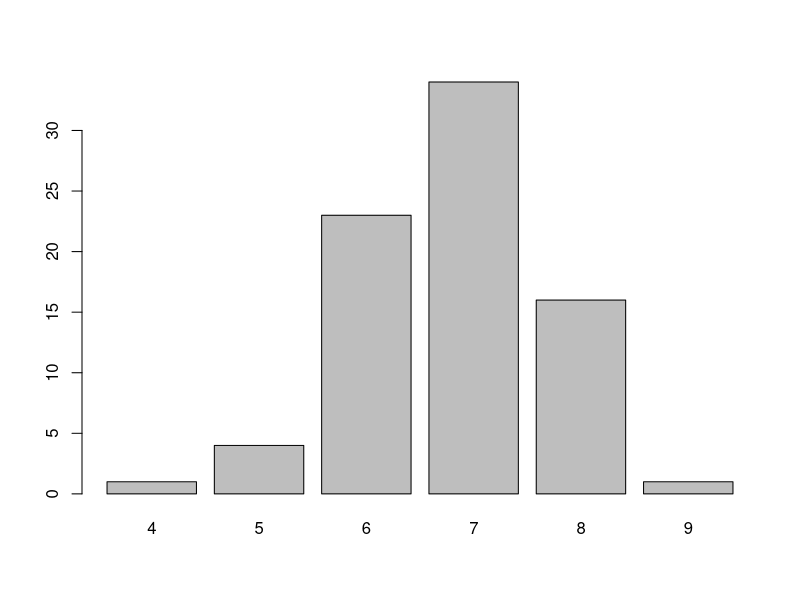
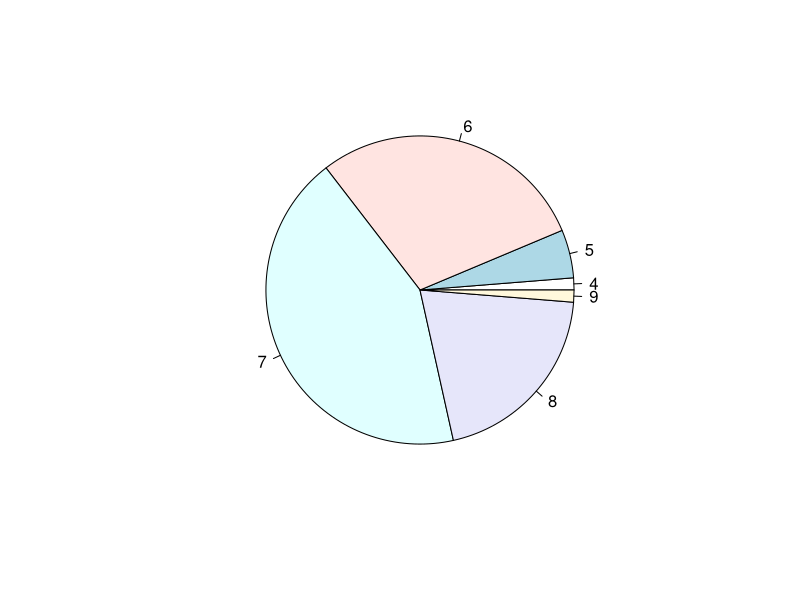
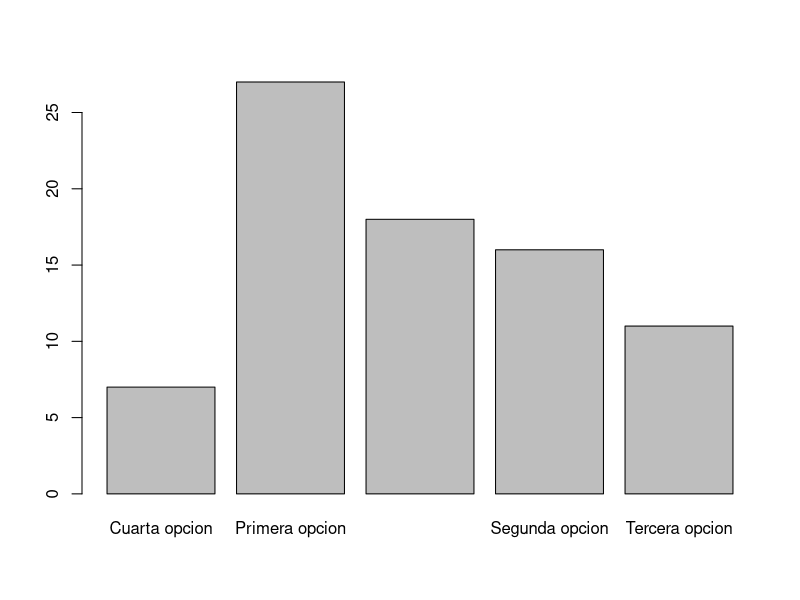
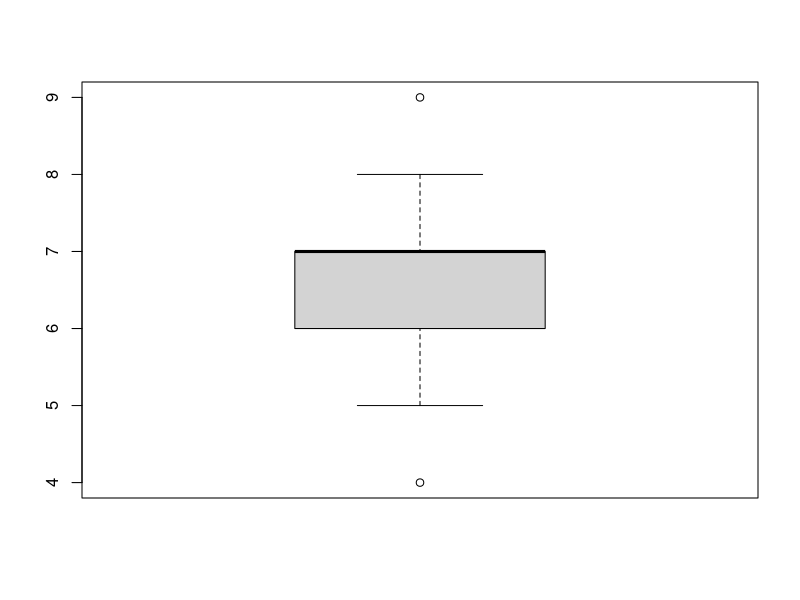

Write the R code that produced these figures, in order. (Note: this script raises an error after producing the figures.)
informacion <- read.csv2("./encuesta.csv")
dormir <- informacion$DORMIR
tapply(informacion$VIAJE, informacion$GRUPO,mean, na.rm=TRUE)
aggregate(informacion$VIAJE, by=list(informacion$GRUPO),mean, na.rm=TRUE)
informacion$VIAJE
frec.so <- table(informacion$SO)
frec.dormir <- table(informacion$DORMIR)
frec.grado <- table(informacion$GRADO)
frec.dormir
frec.so
barplot(frec.dormir)
pie(frec.dormir)
barplot(frec.grado)
summary(dormir)
boxplot(dormir)
sinDormir <- informacion
sinDormir$DORMIR=NULL
write.csv2(sinDormir, file="./sinDormir.csv", row.names = FALSE)
# Solución del ejecicio 2
notas <- informacion$NOTA
media <- mean(notas, na.rm=TRUE)
mediana <- median(notas, na.rm=TRUE)
moda <- function(x) {
  return(as.numeric(names(which.max(table(x)))))
}
moda(notas)
# Varianza
var(viaje, na.rm=TRUE)

# Desviación tipica
sd(na.omit(viaje))

#Rango
range(viaje, na.rm=TRUE)
